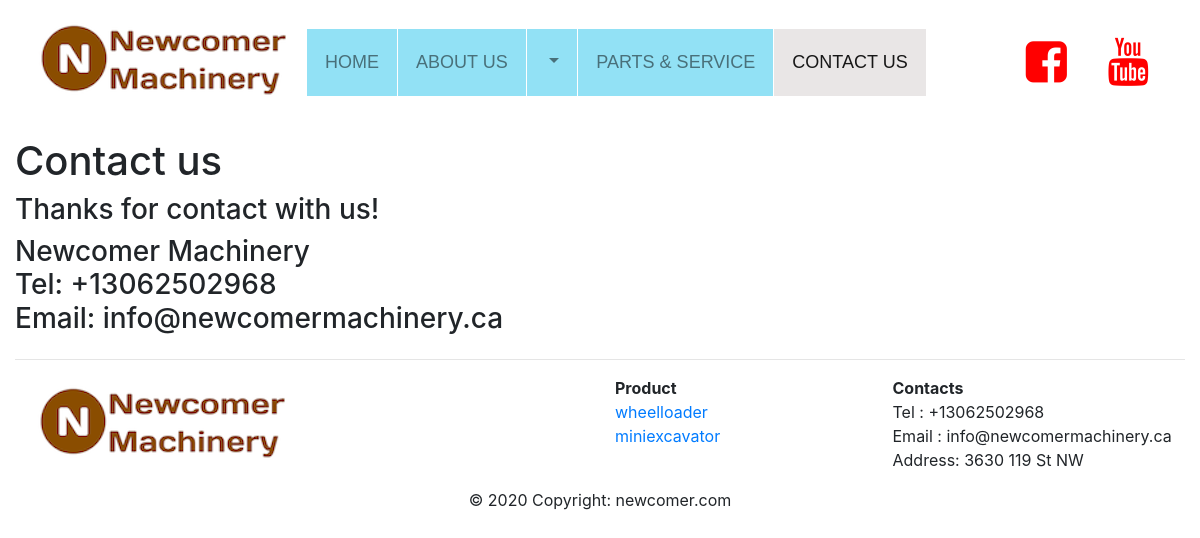
Page /machine/thanks/ on the committed database.
### machine/models.py (models this page shows, shortened)
class imageLibrary(models.Model):
    name=models.CharField(max_length=40)
    image=models.ImageField(upload_to='images')
    description=models.CharField(max_length=400)

class companycontact(models.Model):
    companyname=models.CharField(max_length=40)
    addr=models.CharField(max_length=40)
    telinfo=PhoneField(blank=True, help_text='Contact phone number')
    faxinfo=PhoneField(blank=True, help_text='Contact fax number')
    email=models.CharField(max_length=40)

class MachineCategory(models.Model):
    name=models.CharField(max_length=40)
    imgID=models.ForeignKey(imageLibrary,on_delete=models.CASCADE,related_name="mcimagelibrary")
    description=models.CharField(max_length=400)

### machine/views.py (the view)
# urls.py: path("thanks/",views.thanks,name="thanks"),
def thanks(request):
    return render(request,"machine/thanks.html",{
            "contact_page":"active",
            "machinecategory":MachineCategory.objects.all(),
            "machineall":Machine.objects.all(),
            "images": imageLibrary.objects.all(),
            "logo":imageLibrary.objects.get(name="logo"),
            "contact":companycontact.objects.last(),
        })

### machine/templates/machine/thanks.html
{% extends "machine/layout.html"%}
{% block header %}
    <h1>Contact us</h1>
{% endblock %}
{% block body %}
    <div class="row">
        <div class="col-md-8">
            <h3>Thanks for contact with us!</h3>
        </div>
        <div class="col">
            <h3>{{ contact.companyname }}
            <div>Tel: {{ contact.telinfo }}</div>
            <div>Email: {{ contact.email }}</div>
        </div>
    </div>
{% endblock %}

### machine/templates/machine/layout.html (shortened to what this page needs)
{% load static %}
<!DOCTYPE html>
<html lang="en">
<head>
    <link rel="stylesheet" href="https://stackpath.bootstrapcdn.com/bootstrap/4.5.2/css/bootstrap.min.css">
    <link rel="stylesheet" href="https://cdnjs.cloudflare.com/ajax/libs/font-awesome/4.7.0/css/font-awesome.min.css">
    <link rel="stylesheet" type="text/css" href="{% static 'machine/style/style.css' %}">
</head>
<body>
    <header>
        <div class="header">
            <nav class="navbar navbar-expand-lg  navbar-light bg-white fixed-top">
                <div class="container-fluid">
                    <div class="navbar-header">
                        <a class="navbar-brand" href="{% url 'index'%}">
                            <img src={{ logo.image.url}} alt="Logo" class="img-responsive" style="float: left;">
                        </a>
                    </div>
                    <div class="collapse navbar-collapse" id="collapsibleNavbar">
                            <ul class="nav navbar-nav" >
                                <li class="nav-item {{ home_page }}" >
                                    <a class="nav-link" href="{% url 'index'%}">HOME</a>
                                </li>
                                <li class="nav-item {{ about_page }}" >
                                    <a class="nav-link" href={% url 'about' %}>ABOUT US</a>
                                </li>
                                <li class="nav-item dropdown {{ product_page }}" >
                                    <a class="nav-link dropdown-toggle" data-toggle="dropdown" href="#">{{ product_menu }} </a>
                                </li>
                                <li class="nav-item {{ parts_page }}" >
                                    <a class="nav-link" href="#">PARTS & SERVICE</a>
                                </li>
                                <li class="nav-item {{ contact_page }}" >
                                    <a class="nav-link" href={% url 'contact' %}>CONTACT US</a>
                                </li>
                            </ul>
                            <ul class="nav navbar-nav ml-auto" >
                                <li ><a href="#"><i class="fa fa-facebook-square" style="font-size:48px;color:red"></i></a></li>
                                <li ><a href="#"><i class="fa fa-youtube" style="font-size:48px;color:red"></i></a></li>
                            </ul>
                    </div>
                </div>
            </nav>
        </div>
    </header>
    <div class="container-fluid" style="margin-top:120px">
        {% block header %}
        {% endblock %}
        {% block body %}
        {% endblock %}
    </div>
    <footer class="container-fluid">
        <hr>
        <div class="container-fluid">
            <div class="row">
                <div class="col-md-6 mt-md-0 mt-3">
                    <img src={{ logo.image.url}} alt="Logo" class="img-responsive" style="float: left;">
                </div>
                <div class="col-md-3 mb-md-0 mb-3">
                    <strong>Product</strong>
                    <br>
                    <ul class="list-unstyled">
                        <li class="bottom-nav">
                            {% for cat in machinecategory %}
                                <font style="vertical-align: inherit;" >
                                    <a href={% url 'category' cat.name %}>{{ cat.name }}</a>
                                </font>
                                <br>
                            {% endfor %}
                        </li>
                    </ul>
                </div>
                <div>
                    <strong>Contacts</strong>
                    <div>
                        <div>Tel : {{ contact.telinfo }}</div>
                        <div>Email : {{ contact.email }}</div>
                        <div>Address: {{ contact.addr }}</div>
                    </div>
                </div>
            </div>
        </div>
        <div class="footer-copyright text-center py-3">© 2020 Copyright:
            newcomer.com
        </div>
    </footer>
</body>
</html>

### static/machine/style/style.css (style rules this page uses)
.nav.navbar-nav,.dropdown-menu { background-color: rgb(146, 225, 245); }
.nav.navbar-nav.ml-auto { background-color: rgb(255, 255, 255); }
.nav.navbar-nav li a { font-family: 'Gill Sans', 'Gill Sans MT', Calibri, 'Trebuchet MS', sans-serif; padding:10px; font-size: large; color: white ; }
.nav.navbar-nav li { border-right:1px solid rgb(255, 255, 255); padding:10px; }
.nav.navbar-nav li:last-child { border:none; }
.active, .nav-item:hover { background-color: rgb(233, 230, 230); color: rgb(146, 225, 245) ; }

### rows in the picture
imageLibrary: image (picture)
companycontact: companyname "Newcomer Machinery", telinfo "+13062502968", email "info@newcomermachinery.ca", addr "3630 119 St NW"
MachineCategory: name "wheelloader"
MachineCategory: name "miniexcavator"
